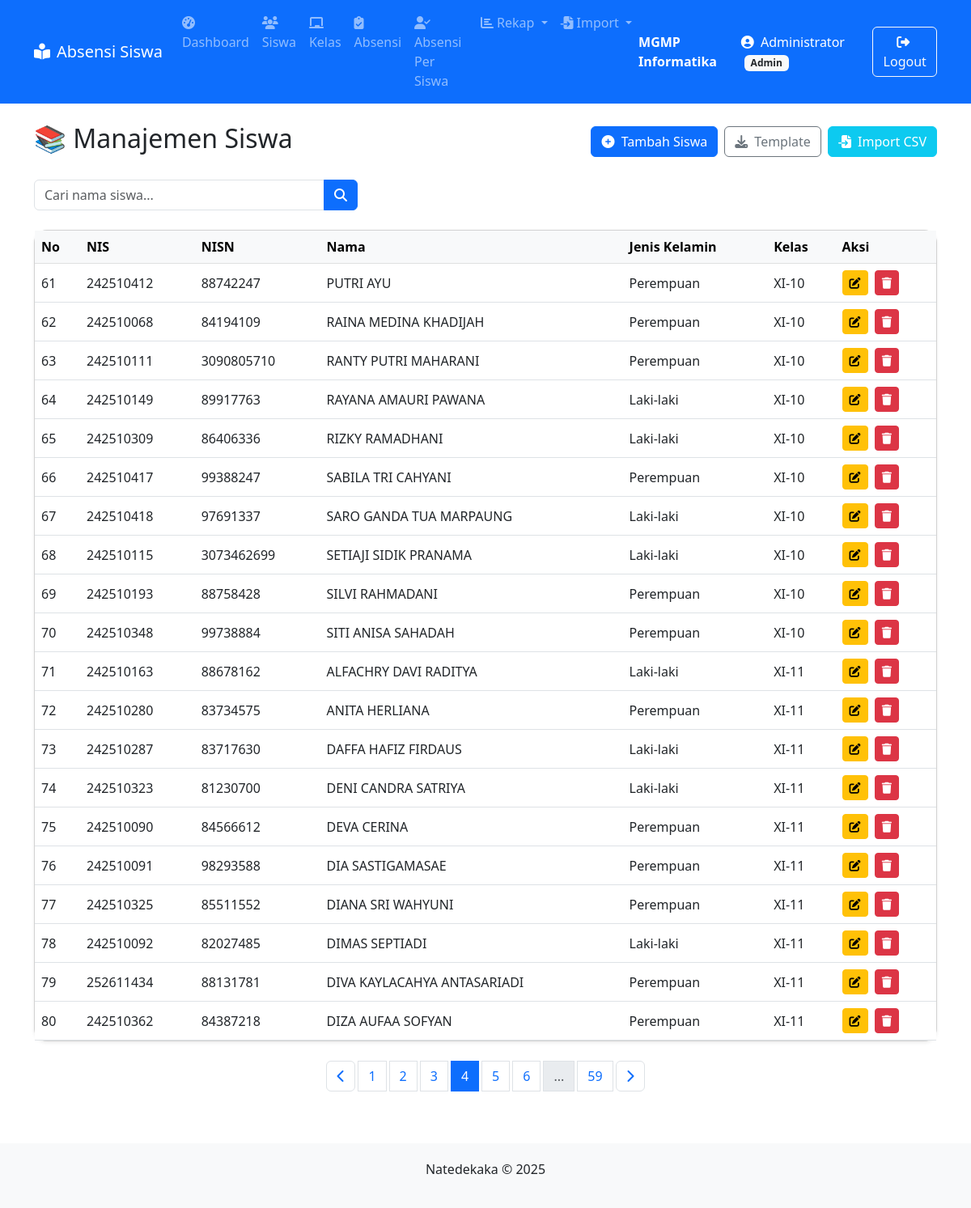
Screenshot of /siswa/index.php?page=4 (signed in) with the database file from the repository.
### tables this page shows
CREATE TABLE `siswa` (
  `id` int(11) NOT NULL,
  `nis` varchar(20) NOT NULL,
  `nisn` varchar(20) NOT NULL,
  `nama` varchar(100) NOT NULL,
  `kelas_id` int(11) NOT NULL,
  `jenis_kelamin` enum('Laki-laki','Perempuan') DEFAULT NULL
);

CREATE TABLE `kelas` (
  `id` int(11) NOT NULL,
  `nama_kelas` varchar(10) NOT NULL,
  `wali_kelas` varchar(100) NOT NULL
);

### siswa/index.php (the view, shortened to what this page needs)
<?php
require_once '../includes/header.php';
require_once '../config.php';
?>
<div class="d-flex justify-content-between align-items-center mb-4">
    <h2>📚 Manajemen Siswa</h2>
    <div class="d-flex gap-2">
        <a href="tambah.php" class="btn btn-primary">
            <i class="fas fa-plus-circle me-1"></i> Tambah Siswa
        </a>
        <a href="template_siswa.csv" class="btn btn-outline-secondary">
            <i class="fas fa-download me-1"></i> Template
        </a>
        <a href="import.php" class="btn btn-info text-white">
            <i class="fas fa-file-import me-1"></i> Import CSV
        </a>
    </div>
</div>
<form method="get" class="mb-4">
    <div class="input-group" style="max-width: 400px;">
        <input
            type="text"
            name="cari"
            class="form-control"
            placeholder="Cari nama siswa..."
            value="<?= isset($_GET['cari']) ? htmlspecialchars($_GET['cari']) : '' ?>"
        >
        <button class="btn btn-primary" type="submit">
            <i class="fas fa-search"></i>
        </button>
    </div>
</form>
<div class="card shadow-sm rounded-4">
    <div class="card-body p-0">
        <div class="table-responsive">
            <table class="table table-hover align-middle mb-0">
                <thead class="table-light">
                    <tr>
                        <th>No</th>
                        <th>NIS</th>
                        <th>NISN</th>
                        <th>Nama</th>
                        <th>Jenis Kelamin</th>
                        <th>Kelas</th>
                        <th>Aksi</th>
                    </tr>
                </thead>
                <tbody>
                    <?php
                    $limit = 20;
                    $page = isset($_GET['page']) ? (int)$_GET['page'] : 1;
                    $offset = ($page - 1) * $limit;
                    $keyword = isset($_GET['cari']) ? $koneksi->real_escape_string($_GET['cari']) : '';
                    $query = "
                        SELECT siswa.*, kelas.nama_kelas
                        FROM siswa
                        JOIN kelas ON siswa.kelas_id = kelas.id
                    ";
                    $total_result = $koneksi->query($query);
                    $total_rows = $total_result->num_rows;
                    $query .= " LIMIT $limit OFFSET $offset";
                    $result = $koneksi->query($query);
                    $no = $offset + 1;
                    if ($result->num_rows > 0):
                        while ($row = $result->fetch_assoc()):
                    ?>
                    <tr>
                        <td><?= $no++ ?></td>
                        <td><?= htmlspecialchars($row['nis']) ?></td>
                        <td><?= htmlspecialchars($row['nisn']) ?></td>
                        <td><?= htmlspecialchars($row['nama']) ?></td>
                        <td><?= htmlspecialchars($row['jenis_kelamin']) ?></td>
                        <td><?= htmlspecialchars($row['nama_kelas']) ?></td>
                        <td>
                            <a href="edit.php?id=<?= $row['id'] ?>" class="btn btn-sm btn-warning me-1" title="Edit">
                                <i class="fas fa-edit"></i>
                            </a>
                            <a href="hapus.php?id=<?= $row['id'] ?>" class="btn btn-sm btn-danger" title="Hapus" onclick="return confirm('Yakin hapus?')">
                                <i class="fas fa-trash"></i>
                            </a>
                        </td>
                    </tr>
                    <?php endwhile; else: ?>
                    <tr>
                        <td colspan="7" class="text-center text-muted">Tidak ada data ditemukan</td>
                    </tr>
                    <?php endif; ?>
                </tbody>
            </table>
        </div>
    </div>
</div>
<nav aria-label="Page navigation" class="mt-4">
    <ul class="pagination justify-content-center flex-wrap gap-1">
        <?php
        $total_pages = ceil($total_rows / $limit);
        $show_pages = 5;
        $start_page = max(1, $page - floor($show_pages / 2));
        $end_page = min($total_pages, $start_page + $show_pages - 1);
        if ($page > 1) {
            $prev_url = "?page=" . ($page - 1) . (!empty($keyword) ? "&cari=" . urlencode($keyword) : "");
            echo "<li class='page-item'><a class='page-link btn btn-outline-primary' href='$prev_url'><i class='fas fa-chevron-left'></i></a></li>";
        }
        if ($start_page > 1) {
            echo "<li class='page-item'><a class='page-link' href='?page=1" . (!empty($keyword) ? "&cari=" . urlencode($keyword) : "") . "'>1</a></li>";
        }
        for ($i = $start_page; $i <= $end_page; $i++) {
            $url = "?page=$i" . (!empty($keyword) ? "&cari=" . urlencode($keyword) : "");
            $active = ($i == $page) ? 'active' : '';
            echo "<li class='page-item $active'><a class='page-link' href='$url'>$i</a></li>";
        }
        if ($end_page < $total_pages) {
            if ($end_page < $total_pages - 1) echo "<li class='page-item disabled'><span class='page-link'>...</span></li>";
            echo "<li class='page-item'><a class='page-link' href='?page=$total_pages" . (!empty($keyword) ? "&cari=" . urlencode($keyword) : "") . "'>$total_pages</a></li>";
        }
        if ($page < $total_pages) {
            $next_url = "?page=" . ($page + 1) . (!empty($keyword) ? "&cari=" . urlencode($keyword) : "");
            echo "<li class='page-item'><a class='page-link btn btn-outline-primary' href='$next_url'><i class='fas fa-chevron-right'></i></a></li>";
        }
        ?>
    </ul>
</nav>
<?php require_once '../includes/footer.php'; ?>

### includes/header.php (style rules this page uses)
body { display: flex; flex-direction: column; min-height: 100vh; }

### rows the page displays
siswa: nis "242510412", nisn "88742247", nama "PUTRI AYU", jenis_kelamin "Perempuan", kelas.nama_kelas "XI-10"
siswa: nis "242510068", nisn "84194109", nama "RAINA MEDINA KHADIJAH", jenis_kelamin "Perempuan", kelas.nama_kelas "XI-10"
siswa: nis "242510111", nisn "3090805710", nama "RANTY PUTRI MAHARANI", jenis_kelamin "Perempuan", kelas.nama_kelas "XI-10"
siswa: nis "242510149", nisn "89917763", nama "RAYANA AMAURI PAWANA", jenis_kelamin "Laki-laki", kelas.nama_kelas "XI-10"
siswa: nis "242510309", nisn "86406336", nama "RIZKY RAMADHANI", jenis_kelamin "Laki-laki", kelas.nama_kelas "XI-10"
siswa: nis "242510417", nisn "99388247", nama "SABILA TRI CAHYANI", jenis_kelamin "Perempuan", kelas.nama_kelas "XI-10"
siswa: nis "242510418", nisn "97691337", nama "SARO GANDA TUA MARPAUNG", jenis_kelamin "Laki-laki", kelas.nama_kelas "XI-10"
siswa: nis "242510115", nisn "3073462699", nama "SETIAJI SIDIK PRANAMA", jenis_kelamin "Laki-laki", kelas.nama_kelas "XI-10"
siswa: nis "242510193", nisn "88758428", nama "SILVI RAHMADANI", jenis_kelamin "Perempuan", kelas.nama_kelas "XI-10"
siswa: nis "242510348", nisn "99738884", nama "SITI ANISA SAHADAH", jenis_kelamin "Perempuan", kelas.nama_kelas "XI-10"
siswa: nis "242510163", nisn "88678162", nama "ALFACHRY DAVI RADITYA", jenis_kelamin "Laki-laki", kelas.nama_kelas "XI-11"
siswa: nis "242510280", nisn "83734575", nama "ANITA HERLIANA", jenis_kelamin "Perempuan", kelas.nama_kelas "XI-11"
siswa: nis "242510287", nisn "83717630", nama "DAFFA HAFIZ FIRDAUS", jenis_kelamin "Laki-laki", kelas.nama_kelas "XI-11"
siswa: nis "242510323", nisn "81230700", nama "DENI CANDRA SATRIYA", jenis_kelamin "Laki-laki", kelas.nama_kelas "XI-11"
siswa: nis "242510090", nisn "84566612", nama "DEVA CERINA", jenis_kelamin "Perempuan", kelas.nama_kelas "XI-11"
siswa: nis "242510091", nisn "98293588", nama "DIA SASTIGAMASAE", jenis_kelamin "Perempuan", kelas.nama_kelas "XI-11"
siswa: nis "242510325", nisn "85511552", nama "DIANA SRI WAHYUNI", jenis_kelamin "Perempuan", kelas.nama_kelas "XI-11"
siswa: nis "242510092", nisn "82027485", nama "DIMAS SEPTIADI", jenis_kelamin "Laki-laki", kelas.nama_kelas "XI-11"
siswa: nis "252611434", nisn "88131781", nama "DIVA KAYLACAHYA ANTASARIADI", jenis_kelamin "Perempuan", kelas.nama_kelas "XI-11"
siswa: nis "242510362", nisn "84387218", nama "DIZA AUFAA SOFYAN", jenis_kelamin "Perempuan", kelas.nama_kelas "XI-11"

### other values shown
$_SESSION['user']['nama'] "Administrator"
$_SESSION['user']['role'] "Admin"
$total_pages "59"
